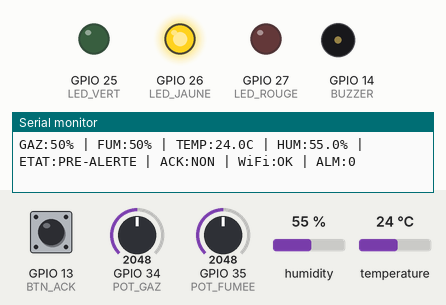
Bench run of a sketch on a simulated ESP32. Shown: output pins drawn as LEDs (lit = HIGH), buzzer (waves = sounding, pin HIGH), the last lines printed to the serial monitor. The test bench sets the inputs (shaded band); at power-on: GPIO 34 (POT_GAZ) = 2048, GPIO 13 (BTN_ACK) HIGH, GPIO 35 (POT_FUMEE) = 2048, humidity 55 %, temperature 24 °C. WiFi joins after 1.5 s; servers stay silent unless stated.

Above: at 3.0 s.
3.1 s: GPIO 34 (POT_GAZ) set to 2658
6.6 s: GPIO 34 (POT_GAZ) set to 2756
At 7.8 s:
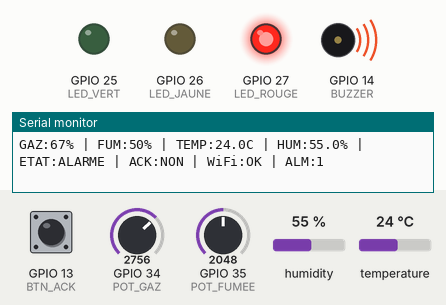
8.1 s: GPIO 13 (BTN_ACK) pulled LOW for 0.15 s
At 9.2 s:
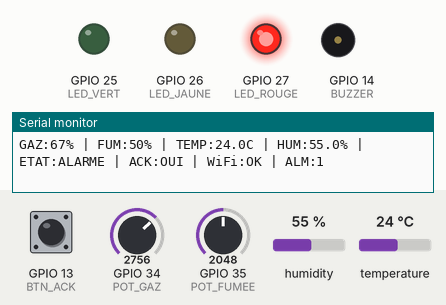
Timing chart, 0 to 11.1 s (numbered marks = the images above; inputs shaded):
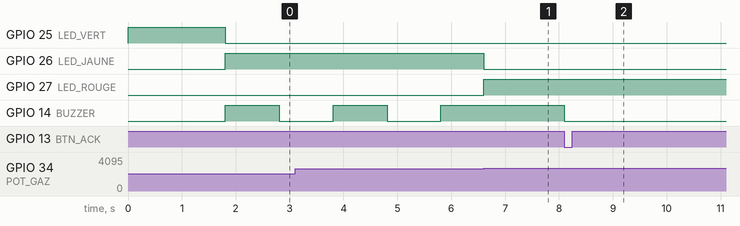

The sketch:

sketch.ino
```cpp
/**
 * ============================================================
 * Projet 3 – Detecteur de fuite de gaz et alarme incendie
 * Version : 1.0.0
 * Date    : 2026
 * GITHUB   : https://github.com/khallaoui/IOT_Projet3_GLCC
 * ============================================================
 */

// =================== BLYNK CONFIG ===================
#define BLYNK_TEMPLATE_ID   "TMPL2RxwoAkJD"
#define BLYNK_TEMPLATE_NAME "Detecteur Gaz Alarme"
#define BLYNK_AUTH_TOKEN    "sDdmmvzZRTelqk-jXRvsGGRZ2BgAL3SY"
#define BLYNK_PRINT         Serial

#include <WiFi.h>
#include <BlynkSimpleEsp32.h>
#include <DHT.h>

// =================== WIFI ===================
char ssid[] = "Wokwi-GUEST";
char pass[] = "";

// =================== PINS ===================
#define POT_GAZ      34
#define POT_FUMEE    35
#define DHT_PIN       4
#define BTN_ACK      13
#define LED_VERT     25
#define LED_JAUNE    26
#define LED_ROUGE    27
#define BUZZER       14

// =================== SEUILS ===================
#define SEUIL_NORMAL        1365      // ~33% de 4095
#define SEUIL_PREALERTE     2730      // ~66% de 4095
#define DELAI_PREALERTE_MS  30000UL   // 30s en pre-alerte -> alarme auto
#define INTERVALLE_BIP_MS   1000UL    // periode bip buzzer pre-alerte
#define INTERVALLE_BLYNK_MS 1000UL    // periode envoi Blynk
#define INTERVALLE_SERIAL_MS 300UL    // periode affichage Serial
#define DEBOUNCE_MS         50UL      // anti-rebond bouton
#define TIMEOUT_DHT_MS      2000UL    // timeout lecture DHT22

// =================== VIRTUAL PINS BLYNK ===================
#define V_GAZ        V0
#define V_FUMEE      V1
#define V_ACK_BTN    V2
#define V_ETAT       V3
#define V_TEMP       V4
#define V_HISTORIQUE V5
#define V_COMPTEUR   V6

// =================== ETATS ===================
/**
 * Enum representant les 3 niveaux d'alerte du systeme.
 * NORMAL     : pas de danger detecte
 * PRE_ALERTE : niveau intermediaire, surveillance requise
 * ALARME     : danger confirme, intervention necessaire
 */
enum Etat { NORMAL, PRE_ALERTE, ALARME };

// =================== VARIABLES GLOBALES ===================
DHT dht(DHT_PIN, DHT22);
BlynkTimer timer;
WidgetTerminal terminal(V_HISTORIQUE);

// Etats systeme
Etat etatGaz           = NORMAL;
Etat etatFumee         = NORMAL;
Etat etatGlobal        = NORMAL;
Etat dernierEtatGlobal = NORMAL;

// Flags
bool acquitte          = false;
bool etatBuzzer        = false;
bool enPreAlerte       = false;
bool wifiConnecte      = false;
bool btnPrecedent      = HIGH;

// Timers millis()
unsigned long lastBip          = 0;
unsigned long lastBlynk        = 0;
unsigned long lastSerial       = 0;
unsigned long lastBtn          = 0;
unsigned long debutPreAlerte   = 0;
unsigned long derniereLecture  = 0;

// Capteurs
int valGaz  = 0;
int valFum  = 0;
float temp  = 0.0;
float hum   = 0.0;

// Compteur alarmes
int compteurAlarmes = 0;

// ============================================================
//  FONCTIONS UTILITAIRES
// ============================================================

/**
 * calculerEtat()
 * Role    : Convertit une valeur ADC (0-4095) en niveau d'alerte.
 * Param   : val - valeur brute lue par analogRead()
 * Retour  : Etat (NORMAL, PRE_ALERTE ou ALARME)
 * Erreur  : si val hors plage [0-4095], clamp automatique
 */
Etat calculerEtat(int val) {
  if (val < 0)    val = 0;
  if (val > 4095) val = 4095;
  if (val >= SEUIL_PREALERTE) return ALARME;
  if (val >= SEUIL_NORMAL)    return PRE_ALERTE;
  return NORMAL;
}

/**
 * priorite()
 * Role    : Retourne l'etat le plus critique entre gaz et fumee.
 *           Priorite : ALARME > PRE_ALERTE > NORMAL
 * Param   : g - etat capteur gaz
 *           f - etat capteur fumee
 * Retour  : Etat le plus critique
 */
Etat priorite(Etat g, Etat f) {
  if (f == ALARME     || g == ALARME)     return ALARME;
  if (f == PRE_ALERTE || g == PRE_ALERTE) return PRE_ALERTE;
  return NORMAL;
}

/**
 * etatToString()
 * Role    : Convertit un Etat en chaine lisible.
 * Param   : e - etat a convertir
 * Retour  : String ("NORMAL", "PRE-ALERTE" ou "ALARME")
 */
String etatToString(Etat e) {
  switch (e) {
    case ALARME:     return "ALARME";
    case PRE_ALERTE: return "PRE-ALERTE";
    default:         return "NORMAL";
  }
}

/**
 * heureSimulee()
 * Role    : Genere une heure simulee basee sur millis().
 * Retour  : String au format "Xh Ym Zs"
 */
String heureSimulee() {
  unsigned long sec = millis() / 1000;
  return String(sec / 3600) + "h" +
         String((sec % 3600) / 60) + "m" +
         String(sec % 60) + "s";
}

// ============================================================
//  FONCTIONS LECTURE CAPTEURS
// ============================================================

/**
 * lireCapteurs()
 * Role    : Lit les 2 potentiometres et le DHT22.
 *           Utilise millis() pour ne pas bloquer.
 *           Gere le cas DHT non-reponse (isnan).
 * Retour  : void — met a jour les variables globales
 *           valGaz, valFum, temp, hum
 */
void lireCapteurs() {
  // Lecture ADC (toujours disponible, pas de timeout necessaire)
  int rawGaz = analogRead(POT_GAZ);
  int rawFum = analogRead(POT_FUMEE);

  // Validation plage ADC
  valGaz = constrain(rawGaz, 0, 4095);
  valFum = constrain(rawFum, 0, 4095);

  // Lecture DHT22 (lente, ~500ms) — uniquement si delai ecoule
  if (millis() - derniereLecture >= TIMEOUT_DHT_MS) {
    derniereLecture = millis();
    float t = dht.readTemperature();
    float h = dht.readHumidity();

    // Gestion erreur capteur DHT non-reponse
    if (!isnan(t) && t > -40.0 && t < 80.0) {
      temp = t;
    } else {
      Serial.println("[WARN] DHT22 : lecture temperature invalide");
    }
    if (!isnan(h) && h >= 0.0 && h <= 100.0) {
      hum = h;
    } else {
      Serial.println("[WARN] DHT22 : lecture humidite invalide");
    }
  }
}

// ============================================================
//  FONCTIONS MACHINE A ETATS
// ============================================================

/**
 * miseAJourEtats()
 * Role    : Calcule les etats gaz, fumee et global
 *           a partir des valeurs ADC lues.
 *           Applique la priorite alarme > pre-alerte > normal.
 * Retour  : void — met a jour etatGaz, etatFumee, etatGlobal
 */
void miseAJourEtats() {
  etatGaz   = calculerEtat(valGaz);
  etatFumee = calculerEtat(valFum);
  etatGlobal = priorite(etatGaz, etatFumee);
}

/**
 * gererPreAlerteAuto()
 * Role    : Partie E — si le systeme reste en PRE_ALERTE
 *           plus de DELAI_PREALERTE_MS (30s), force ALARME.
 *           Utilise millis() sans aucun delay().
 * Retour  : void — peut modifier etatGlobal
 */
void gererPreAlerteAuto() {
  if (etatGlobal == PRE_ALERTE) {
    if (!enPreAlerte) {
      enPreAlerte    = true;
      debutPreAlerte = millis();
      Serial.println("[INFO] Debut minuterie pre-alerte (30s)");
    } else if (millis() - debutPreAlerte >= DELAI_PREALERTE_MS) {
      etatGlobal = ALARME;
      Serial.println("[AUTO] PRE-ALERTE > 30s => ALARME automatique");
      if (wifiConnecte) {
        terminal.println("[AUTO] Alarme apres 30s pre-alerte : " + heureSimulee());
        terminal.flush();
      }
    }
  } else {
    // Reset timer si on sort de pre-alerte
    if (enPreAlerte) {
      Serial.println("[INFO] Reset minuterie pre-alerte");
    }
    enPreAlerte    = false;
    debutPreAlerte = 0;
  }
}

// ============================================================
//  FONCTIONS ACTIONNEURS
// ============================================================

/**
 * gererLEDs()
 * Role    : Allume la LED correspondant a l'etat global.
 *           Une seule LED allumee a la fois.
 * Retour  : void
 */
void gererLEDs() {
  digitalWrite(LED_VERT,  etatGlobal == NORMAL      ? HIGH : LOW);
  digitalWrite(LED_JAUNE, etatGlobal == PRE_ALERTE  ? HIGH : LOW);
  digitalWrite(LED_ROUGE, etatGlobal == ALARME      ? HIGH : LOW);
}

/**
 * gererBuzzer()
 * Role    : Pilote le buzzer selon l'etat et l'acquittement.
 *           NORMAL     -> silence
 *           PRE_ALERTE -> bip 1/s (via millis, sans delay)
 *           ALARME     -> bip continu
 *           Acquitte   -> silence (LED rouge maintenue par gererLEDs)
 * Retour  : void
 */
void gererBuzzer() {
  if (acquitte) {
    digitalWrite(BUZZER, LOW);
    return;
  }
  switch (etatGlobal) {
    case NORMAL:
      digitalWrite(BUZZER, LOW);
      break;
    case PRE_ALERTE:
      if (millis() - lastBip >= INTERVALLE_BIP_MS) {
        lastBip    = millis();
        etatBuzzer = !etatBuzzer;
        digitalWrite(BUZZER, etatBuzzer ? HIGH : LOW);
      }
      break;
    case ALARME:
      digitalWrite(BUZZER, HIGH);
      break;
  }
}

// ============================================================
//  FONCTIONS BOUTON
// ============================================================

/**
 * gererBouton()
 * Role    : Detecte l'appui sur le bouton physique (GPIO13)
 *           avec anti-rebond via millis().
 *           Active l'acquittement local.
 * Retour  : void — peut modifier acquitte
 */
void gererBouton() {
  bool btnActuel = digitalRead(BTN_ACK);

  // Front descendant + debounce
  if (btnActuel == LOW && btnPrecedent == HIGH) {
    if (millis() - lastBtn >= DEBOUNCE_MS) {
      lastBtn  = millis();
      acquitte = true;
      Serial.println("[BTN] Alarme acquittee via bouton physique");
      if (wifiConnecte) {
        terminal.println("[BTN] ACQ physique : " + heureSimulee());
        terminal.flush();
      }
    }
  }
  btnPrecedent = btnActuel;

  // Reset auto acquittement si retour normal
  if (etatGlobal == NORMAL && acquitte) {
    acquitte = false;
    Serial.println("[INFO] Retour NORMAL : reset acquittement");
    if (wifiConnecte) {
      terminal.println("[OK] Retour NORMAL : " + heureSimulee());
      terminal.flush();
    }
  }
}

// ============================================================
//  FONCTIONS BLYNK
// ============================================================

/**
 * BLYNK_WRITE(V_ACK_BTN)
 * Role    : Callback Blynk — recu quand le bouton V2
 *           est presse dans l'app Blynk (acquittement distant).
 * Param   : param.asInt() == 1 -> acquittement active
 */
BLYNK_WRITE(V_ACK_BTN) {
  if (param.asInt() == 1) {
    acquitte = true;
    Serial.println("[BLYNK] Alarme acquittee a distance");
    terminal.println("[BLYNK] ACQ distant : " + heureSimulee());
    terminal.flush();
  }
}

/**
 * BLYNK_CONNECTED()
 * Role    : Callback appele a chaque reconnexion Blynk.
 *           Synchronise l'etat du bouton V2.
 */
BLYNK_CONNECTED() {
  wifiConnecte = true;
  Blynk.syncVirtual(V_ACK_BTN);
  Serial.println("[BLYNK] Connecte et synchronise");
}

/**
 * notifierAlarme()
 * Role    : Envoie une notification push Blynk,
 *           log dans le terminal et incremente le compteur.
 * Param   : type - chaine decrivant le type d'alarme
 * Retour  : void
 */
void notifierAlarme(String type) {
  compteurAlarmes++;
  String msg = "[" + heureSimulee() + "] ALARME-" + type +
               " (total:" + String(compteurAlarmes) + ")";
  Serial.println(">>> " + msg);

  if (!wifiConnecte) return;

  terminal.println(msg);
  terminal.flush();
  Blynk.logEvent("alarme", type + " detecte");
}

/**
 * gererNotifications()
 * Role    : Detecte les transitions vers ALARME et
 *           appelle notifierAlarme() une seule fois par transition.
 * Retour  : void
 */
void gererNotifications() {
  if (etatGlobal == ALARME && dernierEtatGlobal != ALARME) {
    String type = "GAZ+FUMEE";
    if      (etatFumee == ALARME && etatGaz != ALARME) type = "FUMEE";
    else if (etatGaz   == ALARME && etatFumee != ALARME) type = "GAZ";
    notifierAlarme(type);
  }
  dernierEtatGlobal = etatGlobal;
}

/**
 * envoyerBlynk()
 * Role    : Envoie toutes les donnees vers Blynk.
 *           Appelee par BlynkTimer toutes les 1s.
 *           Verifie la connexion avant chaque envoi.
 * Retour  : void
 */
void envoyerBlynk() {
  if (!Blynk.connected()) {
    wifiConnecte = false;
    Serial.println("[WARN] Blynk deconnecte — tentative reconnexion...");
    Blynk.connect(3000); // timeout 3s
    if (!Blynk.connected()) {
      Serial.println("[ERR] Blynk : reconnexion echouee");
      return;
    }
    wifiConnecte = true;
    Serial.println("[INFO] Blynk : reconnecte");
  }

  int pctGaz = map(valGaz, 0, 4095, 0, 100);
  int pctFum = map(valFum, 0, 4095, 0, 100);
  int etatInt = (etatGlobal == NORMAL) ? 0 :
                (etatGlobal == PRE_ALERTE) ? 1 : 2;

  Blynk.virtualWrite(V_GAZ,      pctGaz);
  Blynk.virtualWrite(V_FUMEE,    pctFum);
  Blynk.virtualWrite(V_ETAT,     etatInt);
  Blynk.virtualWrite(V_COMPTEUR, compteurAlarmes);
  if (temp != 0.0) Blynk.virtualWrite(V_TEMP, temp);
}

// ============================================================
//  FONCTION AFFICHAGE SERIAL
// ============================================================

/**
 * afficherSerial()
 * Role    : Affiche l'etat complet du systeme dans le
 *           Serial Monitor. Appelee via millis() toutes
 *           les INTERVALLE_SERIAL_MS ms.
 * Retour  : void
 */
void afficherSerial() {
  if (millis() - lastSerial < INTERVALLE_SERIAL_MS) return;
  lastSerial = millis();

  Serial.print("GAZ:");    Serial.print(map(valGaz, 0, 4095, 0, 100));
  Serial.print("% | FUM:"); Serial.print(map(valFum, 0, 4095, 0, 100));
  Serial.print("% | TEMP:");
  Serial.print(temp, 1);   Serial.print("C");
  Serial.print(" | HUM:");  Serial.print(hum, 1); Serial.print("%");
  Serial.print(" | ETAT:"); Serial.print(etatToString(etatGlobal));
  Serial.print(" | ACK:");  Serial.print(acquitte ? "OUI" : "NON");
  Serial.print(" | WiFi:"); Serial.print(wifiConnecte ? "OK" : "OFF");
  Serial.print(" | ALM:");  Serial.println(compteurAlarmes);
}

// ============================================================
//  SETUP
// ============================================================
void setup() {
  Serial.begin(115200);
  Serial.println("=== Systeme Securite v1.0 ===");

  // Sorties
  pinMode(LED_VERT,  OUTPUT);
  pinMode(LED_JAUNE, OUTPUT);
  pinMode(LED_ROUGE, OUTPUT);
  pinMode(BUZZER,    OUTPUT);

  // Entrees
  pinMode(BTN_ACK, INPUT_PULLUP);

  // Etat initial : LED verte allumee
  digitalWrite(LED_VERT, HIGH);

  // DHT22
  dht.begin();
  Serial.println("[INFO] DHT22 initialise");

  // Connexion WiFi + Blynk
  Serial.println("[INFO] Connexion Blynk...");
  Blynk.begin(BLYNK_AUTH_TOKEN, ssid, pass);
  wifiConnecte = Blynk.connected();
  if (wifiConnecte) {
    Serial.println("[INFO] Blynk connecte");
  } else {
    Serial.println("[WARN] Blynk non connecte — mode local actif");
  }

  // Timer Blynk
  timer.setInterval(INTERVALLE_BLYNK_MS, envoyerBlynk);

  Serial.println("=== Pret ===");
}

// ============================================================
//  LOOP — uniquement des appels de fonctions
// ============================================================
void loop() {
  // 1. Blynk
  Blynk.run();
  timer.run();

  // 2. Lecture capteurs
  lireCapteurs();

  // 3. Machine a etats
  miseAJourEtats();

  // 4. Escalade pre-alerte auto (Partie E)
  gererPreAlerteAuto();

  // 5. Bouton physique
  gererBouton();

  // 6. Notifications Blynk
  gererNotifications();

  // 7. Actionneurs
  gererLEDs();
  gererBuzzer();

  // 8. Affichage Serial
  afficherSerial();
}
```

Measured:
- the behaviour switches between 2729 and 2730 on GPIO 34 (POT_GAZ) (found by bisection; images 0 and 1)
- after the input at 6.6 s, GPIO 26 (LED_JAUNE): HIGH → LOW at once; GPIO 27 (LED_ROUGE): LOW → HIGH at once; GPIO 14 (BUZZER): stays HIGH (without the input it goes to LOW after 0.21 s)
- after the input at 8.1 s, GPIO 14 (BUZZER): HIGH → LOW at once
